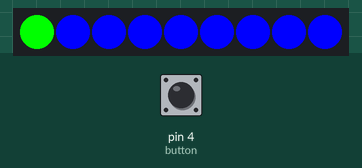
Simulated run of this sketch. Board: Arduino Uno, built with avr-gcc and run on an emulated ATmega328P. On the bench: 9 RGB LEDs in strip order, left to right. Inputs (shaded band) come from the test bench; at power-on: pin 4 (button) LOW.

Above: at 0.05 s.
At 0.57 s:
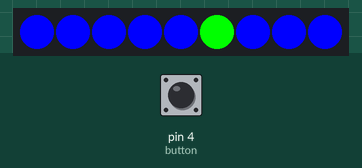
At 1.18 s:
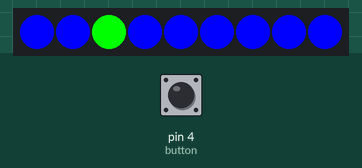

Measured:
- by itself, everything shown: repeats every 0.93 s, in 9 steps

The sketch:

led_light_control.ino
```cpp
#include <FastLED.h>

#define NUM_LEDS 9
#define LED_PIN 2
int button = 4;
int pressed = 0;
CRGB led[NUM_LEDS];

void setup() {
  pinMode(button, INPUT);
  pressed = digitalRead(button);
  FastLED.addLeds<WS2812, LED_PIN, GRB>(led, NUM_LEDS);

  for (int i = 0; i < NUM_LEDS; i++){
    led[i] = CRGB(0, 0, 255);
    }
  FastLED.show();
}

void setBlue(int val){
  for (int i = 0; i < NUM_LEDS; i++){
    led[i] = CRGB(0, 0, val);
    }
    FastLED.show();
  }
void setRed(int val){
  for (int i = 0; i < NUM_LEDS; i++){
    led[i] = CRGB(val, 0, 0);
    }
    FastLED.show();
  }

void setGreen(int val){
  for (int i = 0; i < NUM_LEDS; i++){
    led[i] = CRGB(0, val, 0);
    }
    FastLED.show();
  }
void loop() {
  for (int i = 0; i < NUM_LEDS; i++){
    led[i] = CRGB(0, 255, 0);
    FastLED.show();
    delay(100);
    led[i] = CRGB(0, 0, 255);
    FastLED.show();
    }

  }
```
